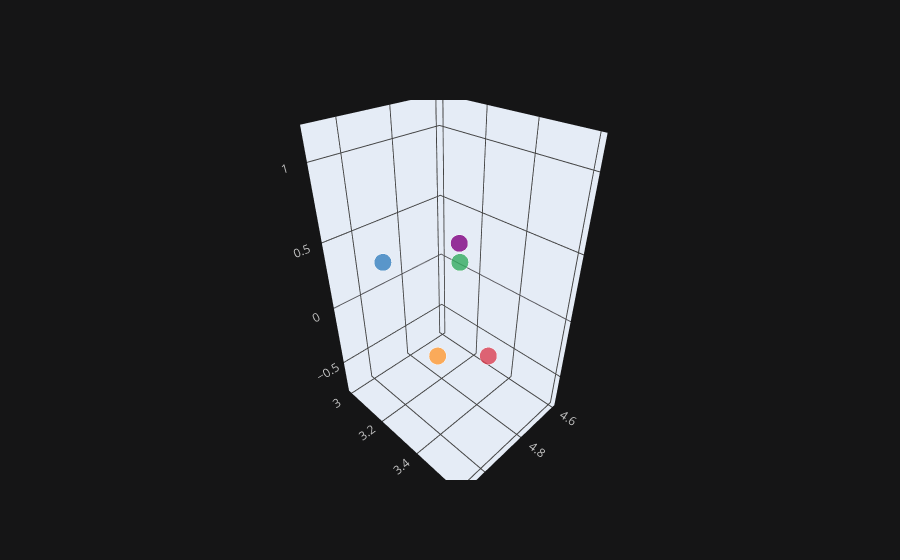

Here is the notebook cell this chart was saved with:
### Code cell
df.head().iplot(kind = 'scatter3d', x = 'sepal.length', y = 'sepal.width', z = 'petal.width')

### Figure 1 — Plotly figure (JSON) as saved in the notebook; plotly's stock layout.template omitted (floating-point values rounded to 4 significant figures)
{"data": [{"marker": {"color": ["rgba(255, 153, 51, 1.0)", "rgba(55, 128, 191, 1.0)", "rgba(50, 171, 96, 1.0)", "rgba(128, 0, 128, 1.0)", "rgba(219, 64, 82, 1.0)"], "opacity": 0.8, "size": [12, 12, 12, 12, 12], "symbol": "circle"}, "mode": "markers", "text": ["0", "1", "2", "3", "4"], "type": "scatter3d", "x": [5.1, 4.9, 4.7, 4.6, 5], "y": [3.5, 3, 3.2, 3.1, 3.6], "z": [0.2, 0.2, 0.2, 0.2, 0.2]}], "layout": {"legend": {"bgcolor": "#151516", "font": {"color": "#D9D9D9"}}, "paper_bgcolor": "#151516", "plot_bgcolor": "#151516", "scene": {"xaxis": {"gridcolor": "#434343", "showgrid": true, "tickfont": {"color": "#C2C2C2"}, "title": {"font": {"color": "#D9D9D9"}, "text": ""}, "zerolinecolor": "#666570"}, "yaxis": {"gridcolor": "#434343", "showgrid": true, "tickfont": {"color": "#C2C2C2"}, "title": {"font": {"color": "#D9D9D9"}, "text": ""}, "zerolinecolor": "#666570"}, "zaxis": {"gridcolor": "#434343", "showgrid": true, "tickfont": {"color": "#C2C2C2"}, "title": {"font": {"color": "#D9D9D9"}, "text": ""}, "zerolinecolor": "#666570"}}, "title": {"font": {"color": "#D9D9D9"}}}}
